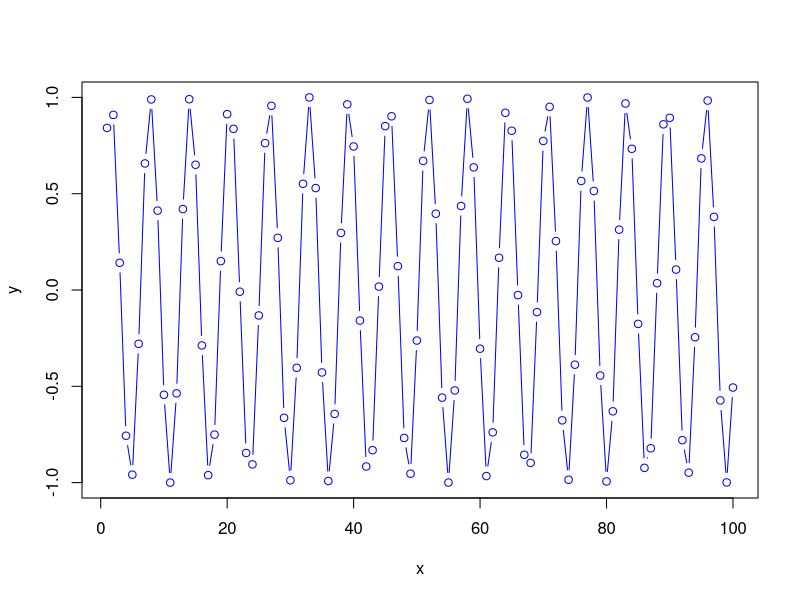

Generate this figure with R:
# an R script
# part of the demo testing link between
# Rstudio project and Github repo
x <- 1:100
y <- sin(x)
plot(x, y, 'b', col = "blue")
